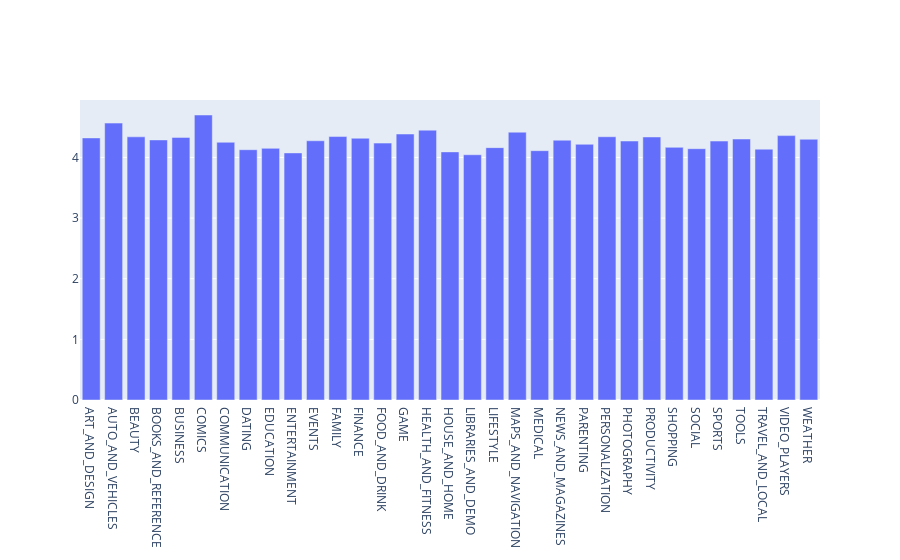

The notebook cell saved with this chart:
### Code cell
#Average Rating of each category
aggregation_functions = {'Rating': 'mean'}
x=df.groupby(df['Category']).agg(aggregation_functions)
data = [go.Bar(
   x = x.index,
   y = x['Rating']
)]
fig = go.Figure(data=data)
iplot(fig)

### Figure 1 — Plotly figure (JSON) as saved in the notebook; plotly's stock layout.template omitted (floating-point values rounded to 4 significant figures)
{"data": [{"type": "bar", "x": ["ART_AND_DESIGN", "AUTO_AND_VEHICLES", "BEAUTY", "BOOKS_AND_REFERENCE", "BUSINESS", "COMICS", "COMMUNICATION", "DATING", "EDUCATION", "ENTERTAINMENT", "EVENTS", "FAMILY", "FINANCE", "FOOD_AND_DRINK", "GAME", "HEALTH_AND_FITNESS", "HOUSE_AND_HOME", "LIBRARIES_AND_DEMO", "LIFESTYLE", "MAPS_AND_NAVIGATION", "MEDICAL", "NEWS_AND_MAGAZINES", "PARENTING", "PERSONALIZATION", "PHOTOGRAPHY", "PRODUCTIVITY", "SHOPPING", "SOCIAL", "SPORTS", "TOOLS", "TRAVEL_AND_LOCAL", "VIDEO_PLAYERS", "WEATHER"], "y": [4.322, 4.567, 4.34, 4.289, 4.331, 4.7, 4.25, 4.128, 4.15, 4.075, 4.275, 4.344, 4.317, 4.236, 4.386, 4.45, 4.092, 4.044, 4.162, 4.417, 4.112, 4.285, 4.217, 4.341, 4.271, 4.338, 4.167, 4.144, 4.27, 4.304, 4.136, 4.36, 4.3]}], "layout": {}}
